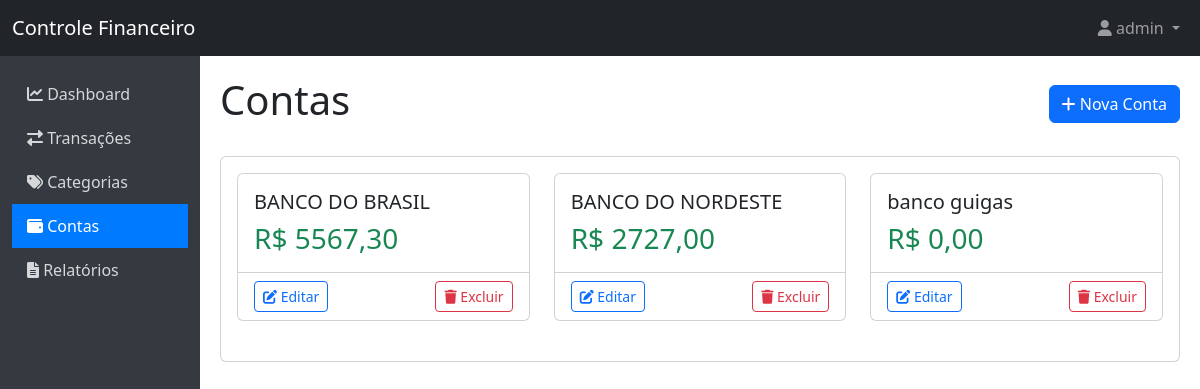
The page /contas/ (signed in) on the database as committed earlier.
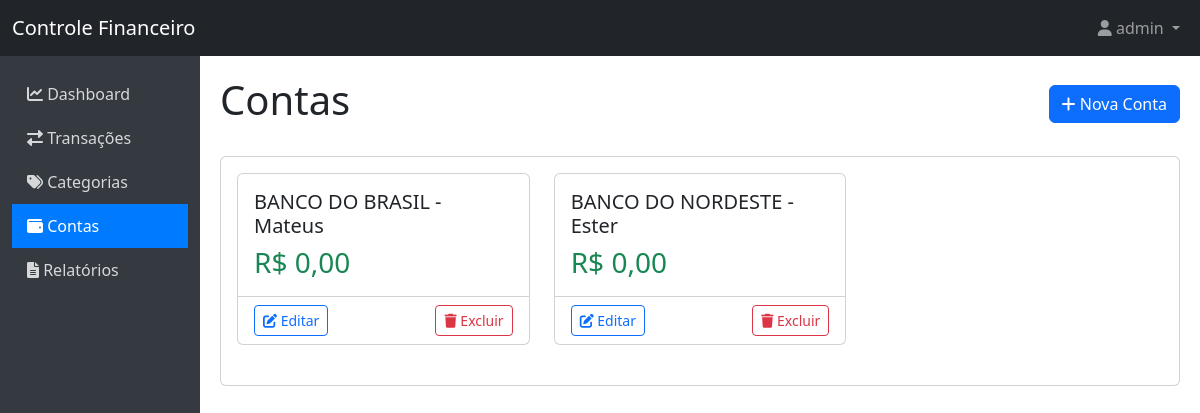
The same page on the database as committed later.
### controle/models.py (models this page shows, shortened)
class Conta(models.Model):
    nome = models.CharField(max_length=100)
    saldo = models.DecimalField(max_digits=10, decimal_places=2, default=0)
    usuario = models.ForeignKey(User, on_delete=models.CASCADE)
    class Meta:
        verbose_name = 'Conta'
        verbose_name_plural = 'Contas'
        ordering = ['nome']

### controle/views.py (the view)
# urls.py: path('contas/', views.lista_contas, name='lista_contas'),
@login_required
def lista_contas(request):
    contas = Conta.objects.filter(usuario=request.user)
    return render(request, 'controle/lista_contas.html', {'contas': contas})

### controle/templates/controle/lista_contas.html
{% extends 'controle/base.html' %}
{% block content %}
<div class="d-flex justify-content-between align-items-center mb-4">
    <h1>Contas</h1>
    <a href="{% url 'controle:nova_conta' %}" class="btn btn-primary">
        <i class="fas fa-plus"></i> Nova Conta
    </a>
</div>
<div class="card">
    <div class="card-body">
        {% if contas %}
        <div class="row">
            {% for conta in contas %}
            <div class="col-md-4 mb-4">
                <div class="card h-100">
                    <div class="card-body">
                        <h5 class="card-title">{{ conta.nome }}</h5>
                        <h3 class="card-text {% if conta.saldo < 0 %}text-danger{% else %}text-success{% endif %}">
                            R$ {{ conta.saldo|floatformat:2 }}
                        </h3>
                    </div>
                    <div class="card-footer bg-transparent">
                        <div class="d-flex justify-content-between">
                            <a href="{% url 'controle:editar_conta' conta.id %}" class="btn btn-sm btn-outline-primary">
                                <i class="fas fa-edit"></i> Editar
                            </a>
                            <a href="{% url 'controle:excluir_conta' conta.id %}" class="btn btn-sm btn-outline-danger">
                                <i class="fas fa-trash"></i> Excluir
                            </a>
                        </div>
                    </div>
                </div>
            </div>
            {% endfor %}
        </div>
        {% else %}
        <p class="text-muted">Nenhuma conta cadastrada.</p>
        {% endif %}
    </div>
</div>
{% endblock %}

### controle/templates/controle/base.html (shortened to what this page needs)
<!DOCTYPE html>
<html lang="pt-br">
<head>
    <link href="https://cdn.jsdelivr.net/npm/bootstrap@5.3.0/dist/css/bootstrap.min.css" rel="stylesheet">
    <link rel="stylesheet" href="https://cdnjs.cloudflare.com/ajax/libs/font-awesome/6.0.0/css/all.min.css">
</head>
<body>
    <nav class="navbar navbar-expand-lg navbar-dark bg-dark">
        <div class="container-fluid">
            <a class="navbar-brand" href="{% url 'controle:dashboard' %}">Controle Financeiro</a>
            <div class="collapse navbar-collapse" id="navbarNav">
                <ul class="navbar-nav ms-auto">
                    {% if user.is_authenticated %}
                    <li class="nav-item dropdown">
                        <a class="nav-link dropdown-toggle" href="#" id="userDropdown" role="button" data-bs-toggle="dropdown">
                            <i class="fas fa-user"></i> {{ user.username }}
                        </a>
                    </li>
                    {% endif %}
                </ul>
            </div>
        </div>
    </nav>
    <div class="container-fluid">
        <div class="row">
            {% if user.is_authenticated %}
            <div class="col-md-2 sidebar py-3">
                <a href="{% url 'controle:dashboard' %}" class="{% if request.path == '/' %}active{% endif %}">
                    <i class="fas fa-chart-line"></i> Dashboard
                </a>
                <a href="{% url 'controle:lista_transacoes' %}" class="{% if 'transacoes' in request.path %}active{% endif %}">
                    <i class="fas fa-exchange-alt"></i> Transações
                </a>
                <a href="{% url 'controle:lista_categorias' %}" class="{% if 'categorias' in request.path %}active{% endif %}">
                    <i class="fas fa-tags"></i> Categorias
                </a>
                <a href="{% url 'controle:lista_contas' %}" class="{% if 'contas' in request.path %}active{% endif %}">
                    <i class="fas fa-wallet"></i> Contas
                </a>
                <a href="{% url 'controle:relatorio_mensal' %}" class="{% if 'relatorios' in request.path %}active{% endif %}">
                    <i class="fas fa-file-alt"></i> Relatórios
                </a>
            </div>
            <div class="col-md-10 content">
            {% else %}
            <div class="col-12 content">
            {% endif %}
                {% block content %}{% endblock %}
            </div>
        </div>
    </div>
</body>
</html>

### controle/templates/controle/base.html (style rules this page uses)
.sidebar { min-height: calc(100vh - 56px); background-color: #343a40; }
.sidebar a { color: rgba(255, 255, 255, 0.8); padding: 10px 15px; display: block; text-decoration: none; }
.sidebar a.active { color: #fff; background-color: #007bff; }
.content { padding: 20px; }

Rows that differ between the two databases and show on the page:
removed Conta: nome "banco guigas", saldo "0,00"
changed Conta: nome "BANCO DO BRASIL" → "BANCO DO BRASIL - Mateus"; saldo "5567,30" → "0,00"
changed Conta: nome "BANCO DO NORDESTE" → "BANCO DO NORDESTE - Ester"; saldo "2727,00" → "0,00"
